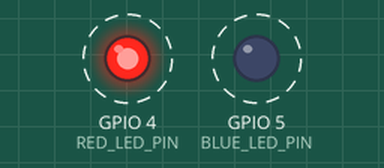
The program below on a simulated ESP32-S3. Shown: output pins drawn as LEDs (lit = HIGH). Dashed ring = blinking.

Above: at 0.2 s.
Timing chart, 0 to 3.0 s (numbered marks = the images above):
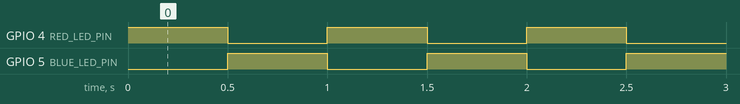

The program:

main.cpp
```cpp
#include <Arduino.h>

constexpr uint8_t RED_LED_PIN = 4;
constexpr uint8_t BLUE_LED_PIN = 5;
constexpr unsigned long BLINK_DURATION_MS = 500;

void blink(uint8_t pin, unsigned long durationMs) {
  digitalWrite(pin, HIGH);
  delay(durationMs);
  digitalWrite(pin, LOW);
}

void setup() {
  pinMode(RED_LED_PIN, OUTPUT);
  pinMode(BLUE_LED_PIN, OUTPUT);
}

void loop() {
  blink(RED_LED_PIN, BLINK_DURATION_MS);
  blink(BLUE_LED_PIN, BLINK_DURATION_MS);
}
```

Measured:
- by itself, GPIO 4 (RED_LED_PIN), GPIO 5 (BLUE_LED_PIN): alternates HIGH for 0.50 s and LOW for 0.50 s
- by itself, everything shown: repeats every 1.0 s, in 3 steps
